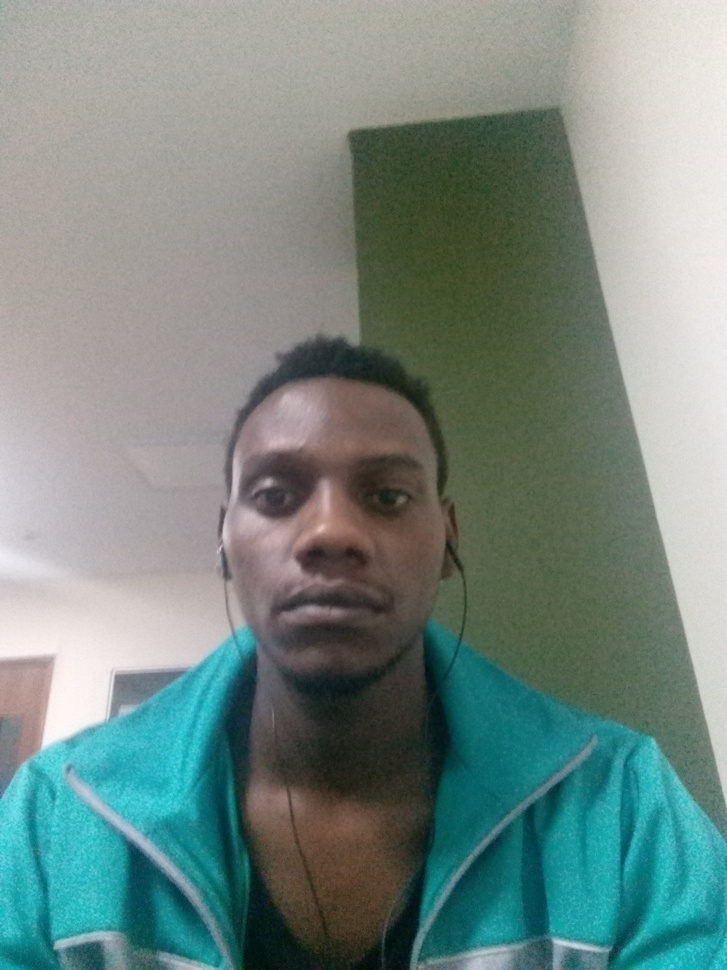
#> input picture src/IMG_20181013_180941.jpg, 727 x 970 px, shrunk from 2448 x 3264 before the run
$ python imageCapture.py ../src/IMG_20181013_180941.jpg ../src/abba.png   (older library calls are emulated)
#> lines starting #> are read from the running program, lines starting #| are printed output that depends on the picture; after the words box and inside, x2 and y2 are one past the last pixel; in counts of white or black regions, pixels touching at a corner belong together
import cv2
import sys

# Get user supplied values
imagePath = sys.argv[1]
cascPath = "haarcascade_frontalface_default.xml" #sys.argv[2]

# Create the haar cascade
faceCascade = cv2.CascadeClassifier(cascPath)

# Read the image
image = cv2.imread(imagePath)
#> image is the input picture: shape (970, 727, 3); mean B, G, R 130.1, 136.1, 116.9
gray = cv2.cvtColor(image, cv2.COLOR_BGR2GRAY)
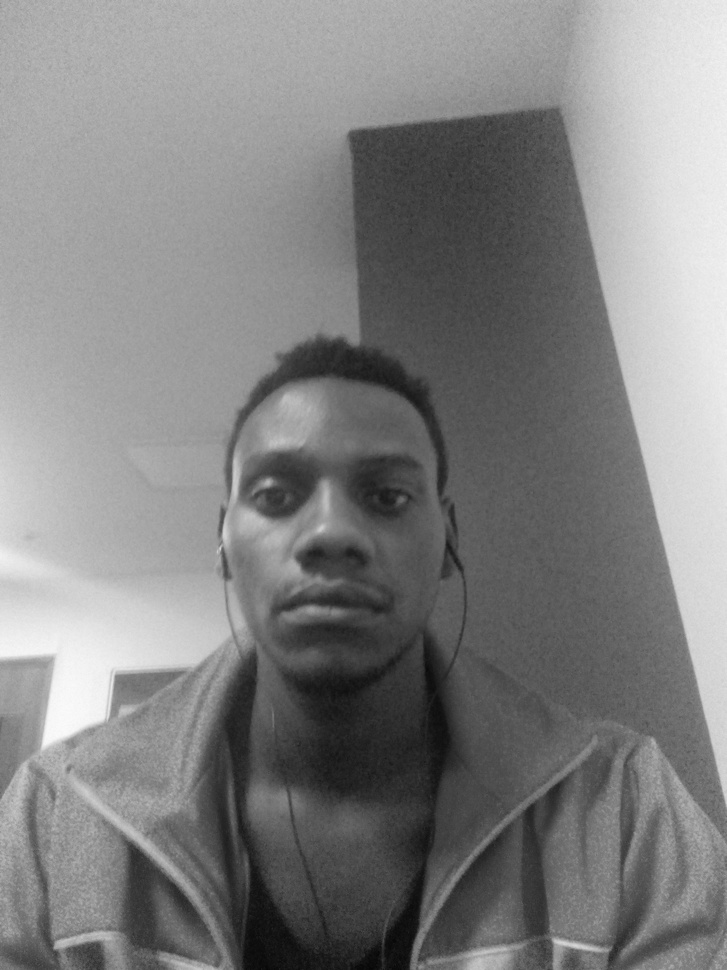
#> gray: shape (970, 727); min 6, max 251, mean 129.7

# Detect faces in the image
faces = faceCascade.detectMultiScale(
    gray,
    scaleFactor=1.2,
    minNeighbors=5,
    minSize=(30, 30)
    #flags = cv2.CV_HAAR_SCALE_IMAGE
)
#> faces = [[197, 385, 272, 272]]

print("Found {0} faces!".format(len(faces)))
#| Found 1 faces!

# Draw a rectangle around the faces
for (x, y, w, h) in faces:
    cv2.rectangle(image, (x, y), (x+w, y+h), (0, 255, 0), 2)
#> this loop made 1 pass
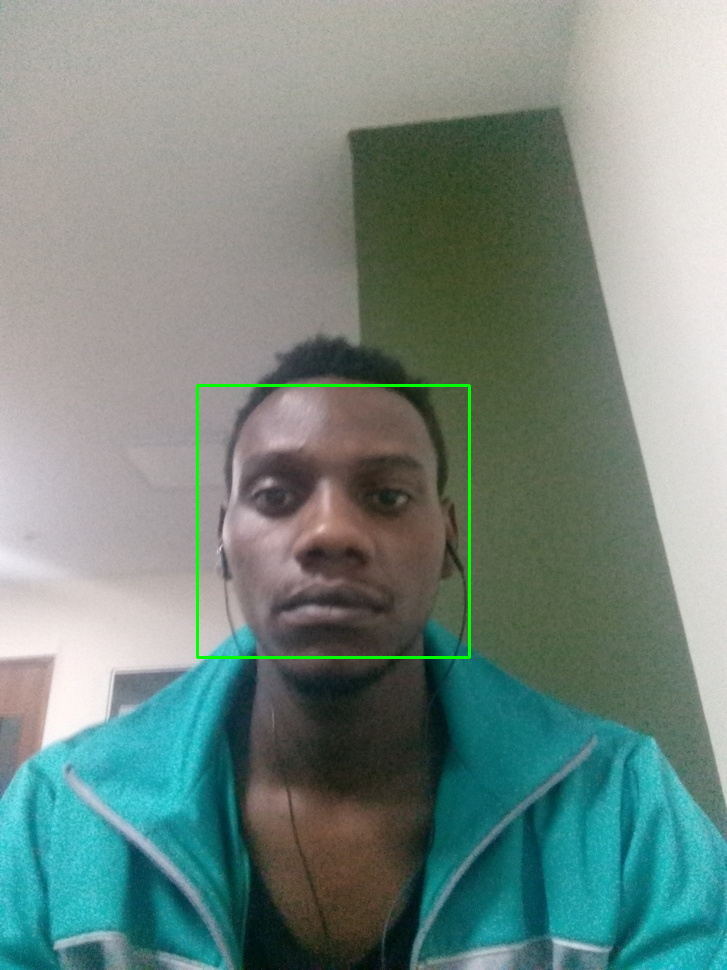
#> image: shape (970, 727, 3); 0.46% of pixels changed, all inside (x1, y1, x2, y2) = (196, 384, 471, 659)

cv2.imshow("Faces found", image)
cv2.waitKey(0)

$ run again, on src/watu.jpeg
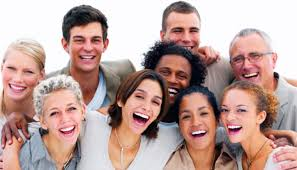
#> input picture src/watu.jpeg, 297 x 170 px
#> image is the input picture: shape (170, 297, 3); mean B, G, R 155.6, 161.3, 189.7
#> `gray = cv2.cvtColor(image, cv2.COLOR_BGR2GRAY)`:
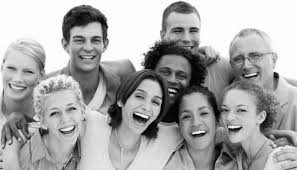
#> gray: shape (170, 297); min 0, max 255, mean 169.1
#> faces = [[60, 19, 54, 54], [152, 56, 42, 42], [171, 95, 50, 50], [120, 80, 50, 50], [207, 90, 55, 55], [36, 90, 56, 56]]
#| Found 6 faces!
#> the loop `for (x, y, w, h) in faces:` made 6 passes
#> after the loop `for (x, y, w, h) in faces:`:
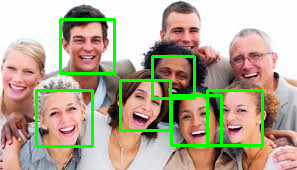
#> image: shape (170, 297, 3); 6.93% of pixels changed, all inside (x1, y1, x2, y2) = (35, 18, 264, 148)
